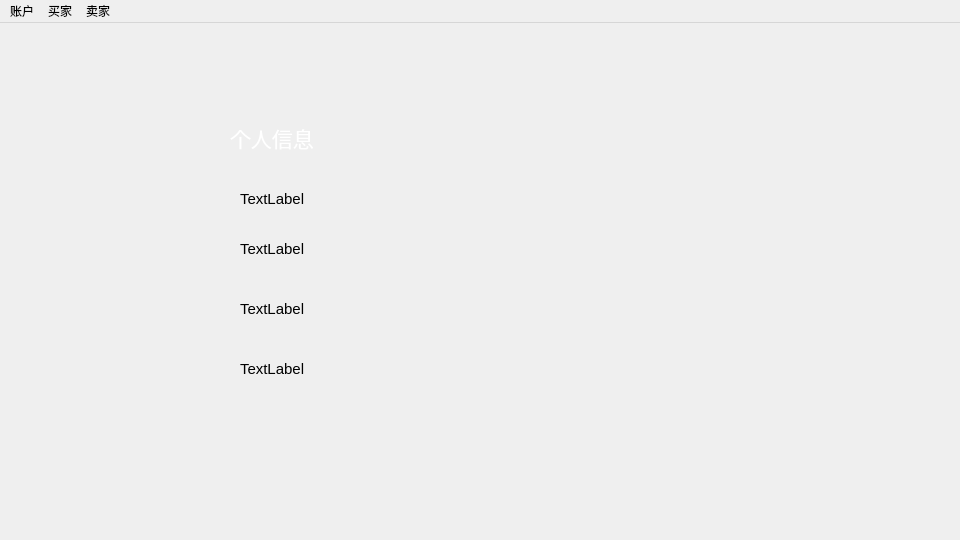
<?xml version="1.0" encoding="UTF-8"?>
<ui version="4.0">
 <class>userWindow</class>
 <widget class="QMainWindow" name="userWindow">
  <property name="geometry">
   <rect>
    <x>0</x>
    <y>0</y>
    <width>960</width>
    <height>540</height>
   </rect>
  </property>
  <property name="windowTitle">
   <string>MainWindow</string>
  </property>
  <widget class="QWidget" name="centralwidget">
   <widget class="QStackedWidget" name="stackedWidget">
    <property name="geometry">
     <rect>
      <x>40</x>
      <y>50</y>
      <width>861</width>
      <height>401</height>
     </rect>
    </property>
    <property name="currentIndex">
     <number>5</number>
    </property>
    <widget class="QWidget" name="page_vacant"/>
    <widget class="QWidget" name="page_buyer">
     <widget class="QTableWidget" name="buyer_table">
      <property name="geometry">
       <rect>
        <x>180</x>
        <y>90</y>
        <width>531</width>
        <height>281</height>
       </rect>
      </property>
     </widget>
     <widget class="QWidget" name="widget" native="true">
      <property name="geometry">
       <rect>
        <x>20</x>
        <y>20</y>
        <width>371</width>
        <height>51</height>
       </rect>
      </property>
      <widget class="QLineEdit" name="commodity_name">
       <property name="geometry">
        <rect>
         <x>160</x>
         <y>10</y>
         <width>191</width>
         <height>31</height>
        </rect>
       </property>
      </widget>
      <widget class="QLabel" name="label">
       <property name="geometry">
        <rect>
         <x>-20</x>
         <y>10</y>
         <width>181</width>
         <height>31</height>
        </rect>
       </property>
       <property name="text">
        <string>&lt;html&gt;&lt;head/&gt;&lt;body&gt;&lt;p&gt;&lt;span style=&quot; font-size:14pt; color:#ffffff;&quot;&gt;请输入商品名称：&lt;/span&gt;&lt;/p&gt;&lt;/body&gt;&lt;/html&gt;</string>
       </property>
      </widget>
     </widget>
     <widget class="QLabel" name="label_3">
      <property name="geometry">
       <rect>
        <x>50</x>
        <y>90</y>
        <width>121</width>
        <height>131</height>
       </rect>
      </property>
      <property name="text">
       <string>&lt;html&gt;&lt;head/&gt;&lt;body&gt;&lt;p&gt;&lt;span style=&quot; font-size:16pt; color:#ffffff;&quot;&gt;选中商品&lt;/span&gt;&lt;/p&gt;&lt;p&gt;&lt;span style=&quot; font-size:16pt; color:#ffffff;&quot;&gt;  以购买&lt;/span&gt;&lt;/p&gt;&lt;/body&gt;&lt;/html&gt;</string>
      </property>
     </widget>
    </widget>
    <widget class="QWidget" name="page_seller">
     <widget class="QTableWidget" name="seller_table">
      <property name="geometry">
       <rect>
        <x>140</x>
        <y>90</y>
        <width>611</width>
        <height>281</height>
       </rect>
      </property>
     </widget>
     <widget class="QWidget" name="widget_2" native="true">
      <property name="geometry">
       <rect>
        <x>20</x>
        <y>20</y>
        <width>371</width>
        <height>51</height>
       </rect>
      </property>
      <widget class="QLineEdit" name="commodity_ID">
       <property name="geometry">
        <rect>
         <x>160</x>
         <y>10</y>
         <width>191</width>
         <height>31</height>
        </rect>
       </property>
      </widget>
      <widget class="QLabel" name="label_2">
       <property name="geometry">
        <rect>
         <x>10</x>
         <y>10</y>
         <width>151</width>
         <height>31</height>
        </rect>
       </property>
       <property name="text">
        <string>&lt;html&gt;&lt;head/&gt;&lt;body&gt;&lt;p&gt;&lt;span style=&quot; font-size:14pt; color:#ffffff;&quot;&gt;请输入商品ID：&lt;/span&gt;&lt;/p&gt;&lt;/body&gt;&lt;/html&gt;</string>
       </property>
      </widget>
     </widget>
    </widget>
    <widget class="QWidget" name="page_buyer_order">
     <widget class="QTableWidget" name="buyer_order_table">
      <property name="geometry">
       <rect>
        <x>130</x>
        <y>90</y>
        <width>631</width>
        <height>281</height>
       </rect>
      </property>
     </widget>
     <widget class="QLabel" name="label_4">
      <property name="geometry">
       <rect>
        <x>40</x>
        <y>30</y>
        <width>221</width>
        <height>41</height>
       </rect>
      </property>
      <property name="text">
       <string>&lt;html&gt;&lt;head/&gt;&lt;body&gt;&lt;p&gt;&lt;span style=&quot; font-size:14pt; color:#ffffff;&quot;&gt;已购买订单：&lt;/span&gt;&lt;/p&gt;&lt;/body&gt;&lt;/html&gt;</string>
      </property>
     </widget>
    </widget>
    <widget class="QWidget" name="page_seller_order">
     <widget class="QTableWidget" name="seller_order_table">
      <property name="geometry">
       <rect>
        <x>130</x>
        <y>90</y>
        <width>631</width>
        <height>281</height>
       </rect>
      </property>
     </widget>
     <widget class="QLabel" name="label_5">
      <property name="geometry">
       <rect>
        <x>40</x>
        <y>30</y>
        <width>231</width>
        <height>41</height>
       </rect>
      </property>
      <property name="text">
       <string>&lt;html&gt;&lt;head/&gt;&lt;body&gt;&lt;p&gt;&lt;span style=&quot; font-size:14pt; color:#ffffff;&quot;&gt;已售出订单：&lt;/span&gt;&lt;/p&gt;&lt;/body&gt;&lt;/html&gt;</string>
      </property>
     </widget>
    </widget>
    <widget class="QWidget" name="page_information">
     <widget class="QLabel" name="label_6">
      <property name="geometry">
       <rect>
        <x>170</x>
        <y>30</y>
        <width>241</width>
        <height>361</height>
       </rect>
      </property>
      <property name="text">
       <string/>
      </property>
      <property name="pixmap">
       <pixmap resource="res.qrc">:/res/informationBackground.png</pixmap>
      </property>
      <property name="scaledContents">
       <bool>true</bool>
      </property>
     </widget>
     <widget class="QLabel" name="label_7">
      <property name="geometry">
       <rect>
        <x>190</x>
        <y>40</y>
        <width>121</width>
        <height>51</height>
       </rect>
      </property>
      <property name="text">
       <string>&lt;html&gt;&lt;head/&gt;&lt;body&gt;&lt;p&gt;&lt;span style=&quot; font-size:16pt; color:#ffffff;&quot;&gt;个人信息&lt;/span&gt;&lt;/p&gt;&lt;/body&gt;&lt;/html&gt;</string>
      </property>
     </widget>
     <widget class="QLabel" name="name">
      <property name="geometry">
       <rect>
        <x>200</x>
        <y>110</y>
        <width>171</width>
        <height>31</height>
       </rect>
      </property>
      <property name="font">
       <font>
        <pointsize>11</pointsize>
       </font>
      </property>
      <property name="text">
       <string>TextLabel</string>
      </property>
     </widget>
     <widget class="QLabel" name="phoneNumber">
      <property name="geometry">
       <rect>
        <x>200</x>
        <y>160</y>
        <width>191</width>
        <height>31</height>
       </rect>
      </property>
      <property name="font">
       <font>
        <pointsize>11</pointsize>
       </font>
      </property>
      <property name="text">
       <string>TextLabel</string>
      </property>
     </widget>
     <widget class="QLabel" name="adress">
      <property name="geometry">
       <rect>
        <x>200</x>
        <y>210</y>
        <width>191</width>
        <height>51</height>
       </rect>
      </property>
      <property name="font">
       <font>
        <pointsize>11</pointsize>
       </font>
      </property>
      <property name="text">
       <string>TextLabel</string>
      </property>
     </widget>
     <widget class="QLabel" name="balance">
      <property name="geometry">
       <rect>
        <x>200</x>
        <y>280</y>
        <width>171</width>
        <height>31</height>
       </rect>
      </property>
      <property name="font">
       <font>
        <pointsize>11</pointsize>
       </font>
      </property>
      <property name="text">
       <string>TextLabel</string>
      </property>
     </widget>
    </widget>
   </widget>
  </widget>
  <widget class="QMenuBar" name="menubar">
   <property name="geometry">
    <rect>
     <x>0</x>
     <y>0</y>
     <width>960</width>
     <height>26</height>
    </rect>
   </property>
   <widget class="QMenu" name="menu">
    <property name="title">
     <string>账户</string>
    </property>
    <addaction name="actioninformation"/>
    <addaction name="cancellation"/>
   </widget>
   <widget class="QMenu" name="menu_2">
    <property name="title">
     <string>买家</string>
    </property>
    <addaction name="actionbuyer"/>
    <addaction name="actionbuyer_order"/>
   </widget>
   <widget class="QMenu" name="menu_3">
    <property name="title">
     <string>卖家</string>
    </property>
    <addaction name="actionon_shelf"/>
    <addaction name="actionseller"/>
    <addaction name="actionseller_order"/>
   </widget>
   <addaction name="menu"/>
   <addaction name="menu_2"/>
   <addaction name="menu_3"/>
  </widget>
  <action name="cancellation">
   <property name="text">
    <string>注销</string>
   </property>
  </action>
  <action name="actioninformation">
   <property name="text">
    <string>查看信息</string>
   </property>
  </action>
  <action name="actionchange_information">
   <property name="text">
    <string>修改信息</string>
   </property>
  </action>
  <action name="actionrecharge">
   <property name="text">
    <string>充值</string>
   </property>
  </action>
  <action name="actionbuyer">
   <property name="text">
    <string>浏览商品</string>
   </property>
  </action>
  <action name="actionseller">
   <property name="text">
    <string>已发布商品</string>
   </property>
  </action>
  <action name="actionbuyer_order">
   <property name="text">
    <string>已购买订单</string>
   </property>
  </action>
  <action name="actionseller_order">
   <property name="text">
    <string>已售出订单</string>
   </property>
  </action>
  <action name="actionon_shelf">
   <property name="text">
    <string>上架商品</string>
   </property>
  </action>
 </widget>
 <resources>
  <include location="res.qrc"/>
 </resources>
 <connections/>
</ui>
